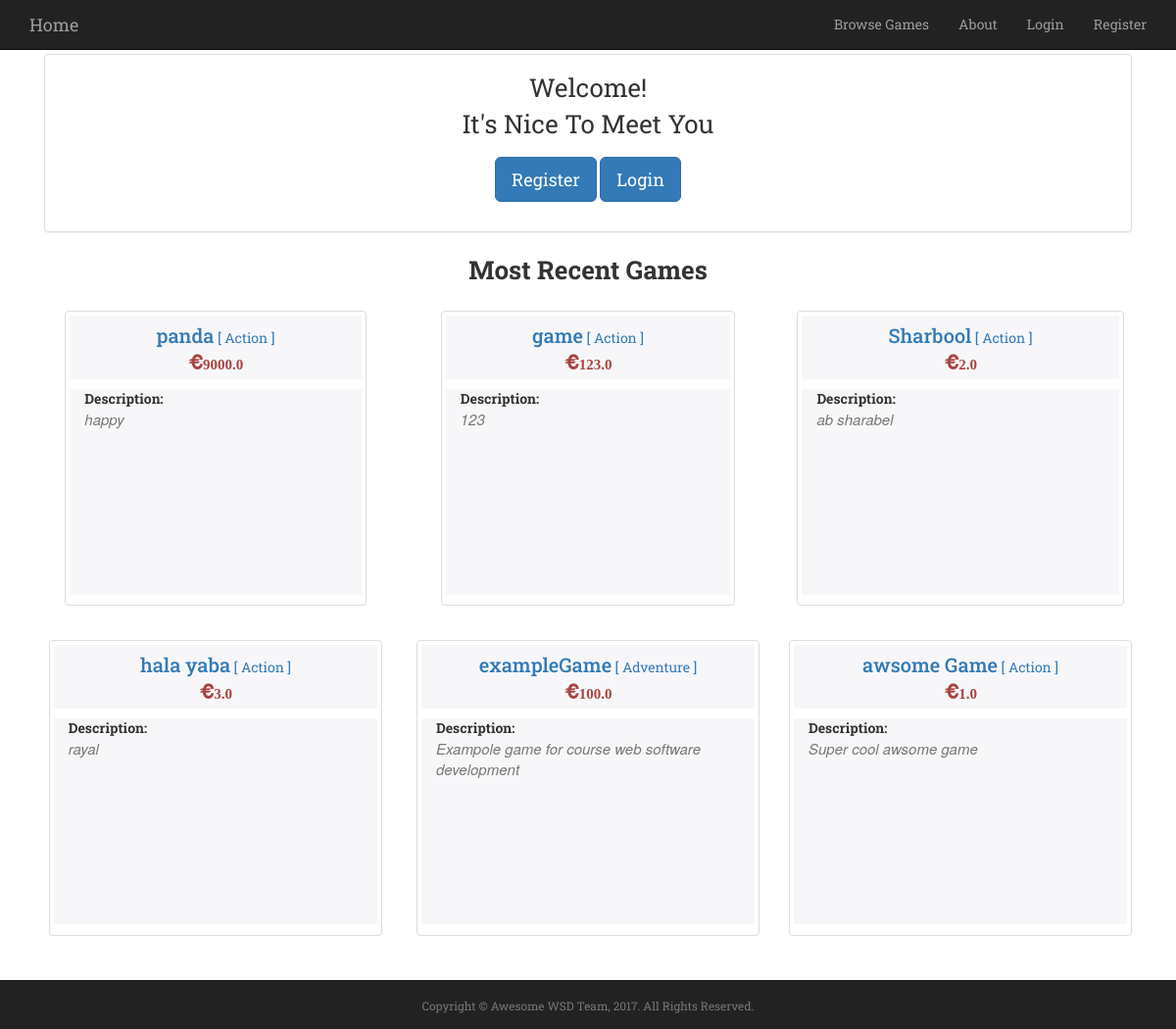
The page / on the database its author committed.
### awsomeProject/models.py (models this page shows, shortened)
class Game(models.Model):
	Category_Choices = (
		('Action', 'Action'),
		('Adventure', 'Adventure'),
		('Sports', 'Sports'),
		('Strategy', 'Strategy'),
		('Puzzle', 'Puzzle')
	)
	name = models.CharField(max_length=255, unique=True)
	url = models.URLField()
	price = models.FloatField()
	description = models.TextField(max_length=300, default='')
	created = models.DateField(default=now, editable=False)
	category = models.CharField(max_length=20, choices=Category_Choices, default='Action')
	image = CloudinaryField('image')
	""" Informative name for mode """

### awsomeProject/views.py (the view)
# urls.py: 2. Add a URL to urlpatterns:  url(r'^$', views.home, name='home')
def home(request):
    enddate = date.today()
    startdate = enddate - timedelta(days=31)
    games = Game.objects.filter(created__range=[startdate, enddate])
    return render(request, 'home.html', {'games': games })

### awsomeProject/templates/home.html (shortened to what this page needs)
{% extends "base.html" %}
{% block scriptsAndStylesheets %}
	{% load cloudinary %}
{% endblock %}
{% block main %}
<div class="col-md-12" id="home">
	<div class="col-md-12">
		<div class="panel panel-default">
			<div class="panel-body">
				{% if user.is_authenticated %}
				<div class="col-md-12 text-center">
					<div class="section-font">Welcome Back {{ user.username }}!</div>
					<div class="section-font">It's Nice To Meet You</div>
				</div>
				{% else %}
				<div class="col-md-12 text-center">
					<div class="col-md-12 col-sm-12 col-xs-12" style="margin-bottom:15px">
						<div class="section-font">Welcome!</div>
						<div class="section-font">It's Nice To Meet You</div>
					</div>
					<div class="col-md-12 text-center" style="margin-bottom:15px">
						<a href="{% url "register" %}" class="btn btn-primary btn-lg" role="button">Register</a>
						<a href="{% url "login" %}" class="btn btn-primary btn-lg" role="button">Login</a>
					</div>
				</div>
				{% endif %}
			</div>
		</div>
	</div>
	<div class="col-md-12" style="margin-bottom:18px">
		<label class="section-font control-label">Most Recent Games</label>
	</div>
	<div class="" id="show-games">
		{% for game in games %}
		<div class="col-md-4 col-sm-6 text-center" style="padding-bottom:30px;">
			<div class="img-thumbnail text-center">
				<div class="col-md-12 bd-example">
				</div>
				<div class="col-md-12 highlight" style="padding-bottom:5px; margin-bottom:10px;">
					<a href={% url "game" game.name %}> <span class="service-heading">{{game.name}}</span><span> [ {{game.category}} ]</span></a><br>
					<span class="section-subheading text-danger">
						<span class="glyphicon glyphicon-euro" style="font-weight: 900; padding:5px;">{{game.price}}</span>
					</span>
				</div>
				<div class="col-md-12 text-left game-description highlight">
					<span><strong>Description:</strong></span>
					<p class="section-subheading text-muted">{{game.description}}</p>
				</div>
			</div>
		</div>
		{% endfor %}
	</div>
</div>
{% endblock %}

### awsomeProject/static/css/style.css (style rules this page uses)
* { @include box-sizing(border-box); }
body { padding-top: 55px; font-family:"Roboto Slab","Helvetica Neue",Helvetica,Arial,sans-serif; }
.section-subheading { font-size:16px; font-family:"Droid Serif","Helvetica Neue",Helvetica,Arial,sans-serif; text-transform:none; font-style:italic; font-weight:400; }
a { text-decoration: none !important; }
.section-font { font-size: 16px; }
.service-heading { font-weight:500; font-size: 2rem; }
.game-description { height: 180px; margin-bottom: 2%; }
.bd-example { border: solid #f7f7f9; border-width: 3px; }
.highlight { background-color: #f7f7f9; }
@media (min-width:500px) { .section-font { font-size: 18px; } }
@media (min-width:500px) { .section-subheading { font-size:13px; } }
@media (min-width:500px) { .game-description { height: 150px; } }
@media (min-width: 768px) { .section-font { font-size: 22px; } }
@media (min-width: 768px) { .section-subheading { font-size:14px; } }
@media (min-width: 768px) { .game-description { height: 180px; } }
@media (min-width:992px) { .section-font { font-size: 26px; } }
@media (min-width:992px) { .section-subheading { font-size:15px; } }
@media (min-width:992px) { .game-description { height: 210px; } }

### rows shown on the page
Game: name "panda", category "Action", price "9000.0", description "happy"
Game: name "game", category "Action", price "123.0", description "123"
Game: name "Sharbool", category "Action", price "2.0", description "ab sharabel"
Game: name "hala yaba", category "Action", price "3.0", description "rayal"
Game: name "exampleGame", category "Adventure", price "100.0", description "Exampole game for course web software development"
Game: name "awsome Game", category "Action", price "1.0", description "Super cool awsome game"
